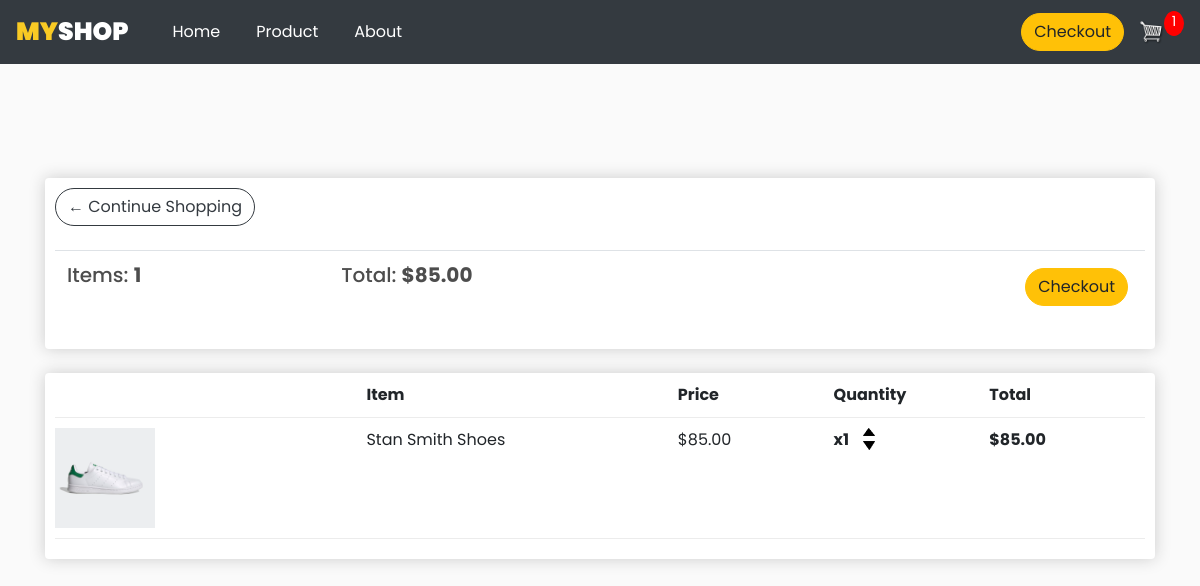
The app's page /cart/ (signed in) with its own data.
### store/models.py (models this page shows, shortened)
class Order(models.Model):
    customer = models.ForeignKey(Customer, on_delete=models.SET_NULL, blank=True, null=True)
    date_ordered = models.DateTimeField(auto_now_add=True)
    complete = models.BooleanField(default=False, null=True, blank=False)
    transaction_id = models.CharField(max_length=200, null=True)
    @property
    def cart_total_items(self):
        orderitems = self.orderitem_set.all()
        total = sum([item.quantity for item in orderitems])
        return total
    @property
    def cart_total_price(self):
        orderitems = self.orderitem_set.all()
        total = sum([item.total_price for item in orderitems])
        return total

class OrderItem(models.Model):
    product = models.ForeignKey(Product, on_delete=models.SET_NULL, blank=True, null=True)
    order = models.ForeignKey(Order, on_delete=models.SET_NULL, null=True)
    quantity = models.IntegerField(default=0, null=True, blank=True)
    date_added = models.DateTimeField(auto_now_add=True)
    @property
    def total_price(self):
        total = self.product.price * self.quantity
        return total

class Product(models.Model):
    name = models.CharField(max_length=100, null=True)
    price = models.DecimalField(max_digits=7, decimal_places=2);
    digital = models.BooleanField(default=False, null=True, blank=False)
    image = models.ImageField(null=True, blank=True)
    description = models.TextField(null=True, blank=True)
    @property
    def imageURL(self):
        try:
            url = self.image.url
        except:
            url = ''
        return url

### store/views.py (the view)
# urls.py: path('cart/', views.cart, name="cart"),
def cart(request):
    data = cartData(request)
    cartItems = data['cartItems']
    items = data['items']
    order = data['order']
    context={'items': items, 'order': order, 'cartItems': cartItems}
    return render(request, 'store/cart.html', context)

### store/utils.py (called while the page is built)
def cartData(request):
    if request.user.is_authenticated:
        customer = request.user.customer
        order, created = Order.objects.get_or_create(customer=customer, complete=False)
        items = order.orderitem_set.all()
        cartItems = order.cart_total_items
    else:
        cookieData = cookieCart(request)
        cartItems = cookieData['cartItems']
        order = cookieData['order']
        items = cookieData['items']
    return {'cartItems':cartItems, 'order':order, 'items':items}

### store/templates/store/cart.html
{% extends 'store/base/main.html' %}
{% load static %}
{% block content %}
    <div class="row">
        <div class="col-lg-12">
            <div class="box-element">
                <a class="btn btn-outline-dark" href="{% url 'store' %}">&#x2190; Continue Shopping</a>
                <br>
                <br>
                <table class="table">
                    <tr>
                        <th><h5>Items: <strong>{{order.cart_total_items}}</strong></h5></th>
                        <th><h5>Total: <strong>${{order.cart_total_price|floatformat:2}}</strong></h5></th>
                        <th><a style="float:right; margin:5px;" class="btn btn-warning" href="{% url 'checkout' %}">Checkout</a></th>
                    </tr>
                </table>
            </div>
            <br>
            <div class="box-element">
                <div class="cart-row">
                    <div style="flex:2"></div>
                    <div style="flex:2"><strong>Item</strong></div>
                    <div style="flex:1"><strong>Price</strong></div>
                    <div style="flex:1"><strong>Quantity</strong></div>
                    <div style="flex:1"><strong>Total</strong></div>
                </div>
                {% for item in items %}
                <div class="cart-row">
                    <div style="flex:2"><img class="row-image" src="{{item.product.imageURL}}" alt=""></div>
                    <div style="flex:2"><p>{{item.product.name}}</p></div>
                    <div style="flex:1"><p>${{item.product.price|floatformat:2}}</p></div>
                    <div style="flex:1">
                        <p class="quantity" style="position:relative; bottom:10px">x{{item.quantity}}</p>
                        <div class="quantity" style="position:relative; bottom:5px"">
                            <img src="{% static 'images/arrow-up.png' %}" data-product={{item.product.id}} data-action="add" alt="up" class="chg-quantity update-cart">
                            <img src="{% static 'images/arrow-down.png' %}" data-product={{item.product.id}} data-action="remove" alt="down" class="chg-quantity update-cart">
                        </div>
                    </div>
                    <div style="flex:1"><strong>${{item.total_price|floatformat:2}}</strong></div>
                </div>
                {% endfor %}
            </div>
        </div>
    </div>
{% endblock content %}

### static/css/main.css (style rules this page uses)
body { font-family: "Poppins", sans-serif; font-weight: 400; background-color: hsl(0, 0%, 98%); }
h1, h2, h3, h4, h5, h6 { color: hsl(0, 0%, 30%); }
.box-element { box-shadow: hsl(0, 0%, 80%) 0 0 16px; background-color: #fff; border-radius: 4px; padding: 10px; }
.col-lg-4, .col-lg-6, .col-lg-8, .col-lg-12 { margin-top: 10px; }
.btn { border-radius: 0; border-radius: 20px; }
.row-image { width: 100px; }
.cart-row { display: flex; align-items: flex-stretch; padding-bottom: 10px; margin-bottom: 10px; border-bottom: 1px solid #ececec; }
.quantity { display: inline-block; font-weight: 700; padding-right: 10px; }
.chg-quantity { width: 12px; cursor: pointer; display: block; margin-top: 5px; transition: 0.1s; }

### records on screen
Order: cart_total_items "1", cart_total_price "85.00"
OrderItem: product.imageURL (picture), product.name "Stan Smith Shoes", product.price "85.00", quantity "1", total_price "85.00"

### other values on screen
{{ cartItems }} "1"
